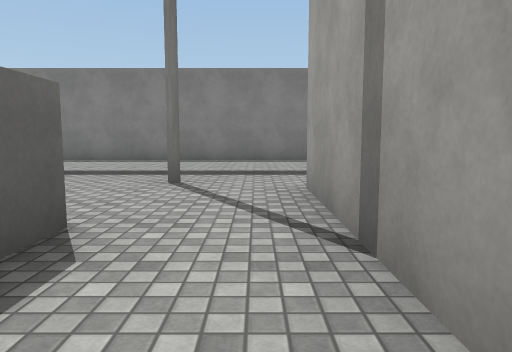
[1] (above)

24 first-person views from a walk through a Unity game level. The camera is 1.2 m above the floor, tilts 6° down and sees 70° across. The floor is counted in squares, 2 m on a side. Each view is taken from the middle of a square. On the plan, view 1 faces up. The plan holds only what a view shows up to about 10 squares ahead; the rest is blank. The place goes on beyond the plan. The player is left out. Door leaves are left out, so doorways stand open. Surface patterns are stand-ins for the level's own textures.

[2]
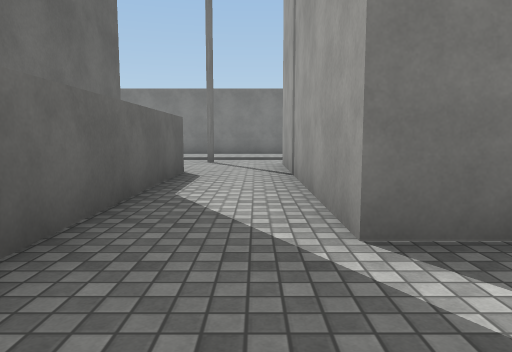

[3]
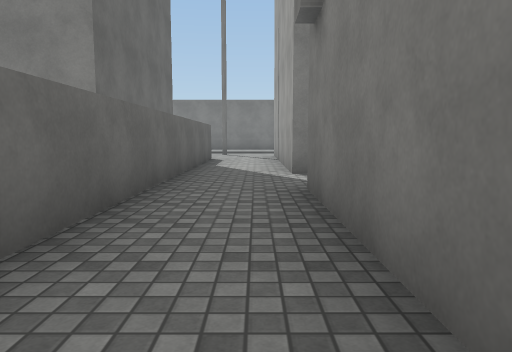

[4]
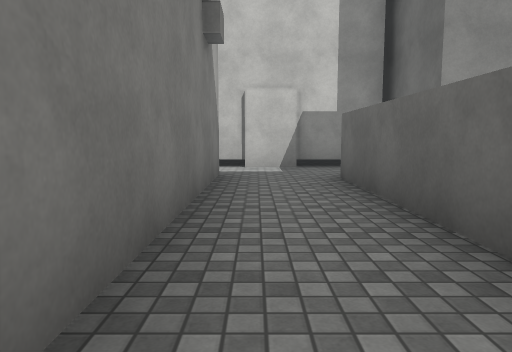

[5]
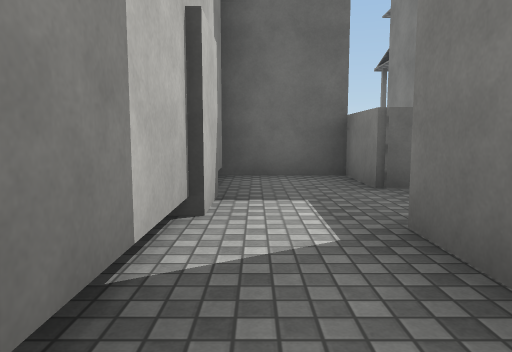

[6]
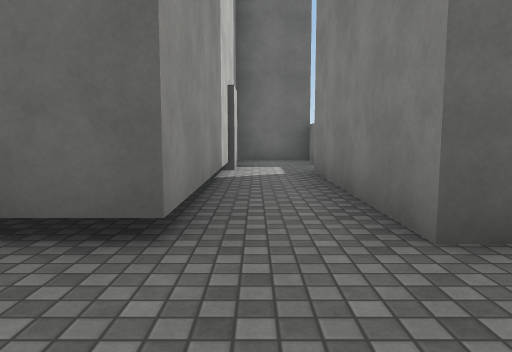

[7]
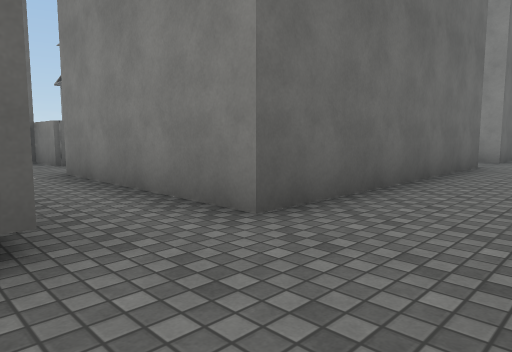

[8]
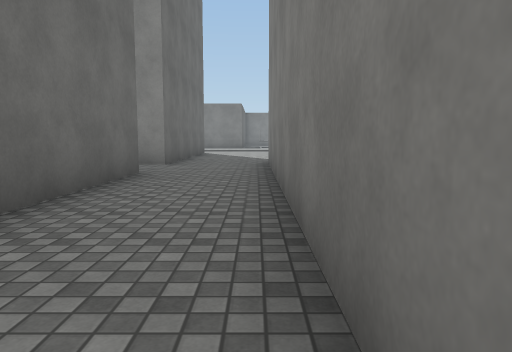

[9]
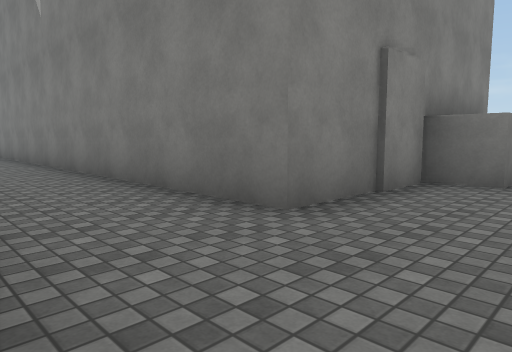

[10]
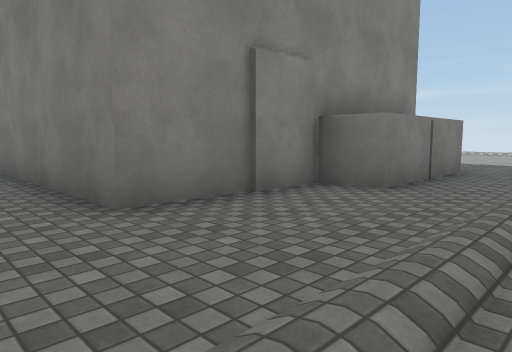

[11]
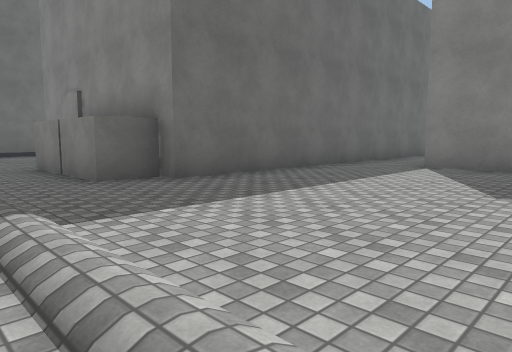

[12]
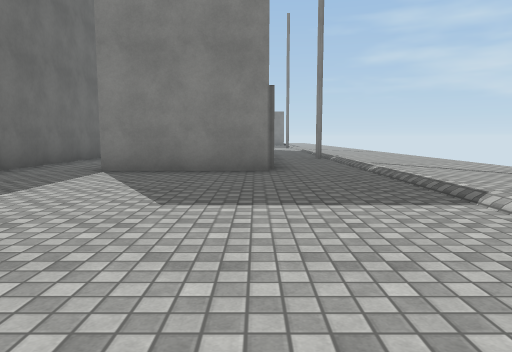

[13]
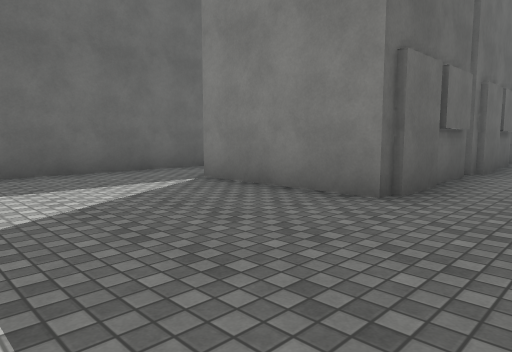

[14]
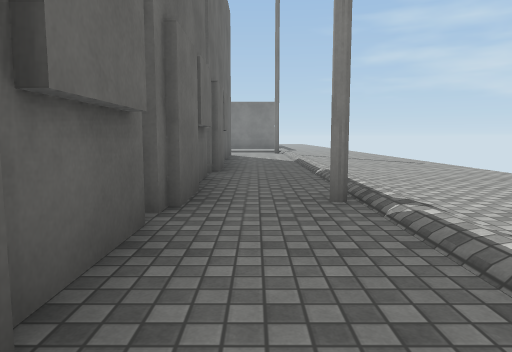

[15]
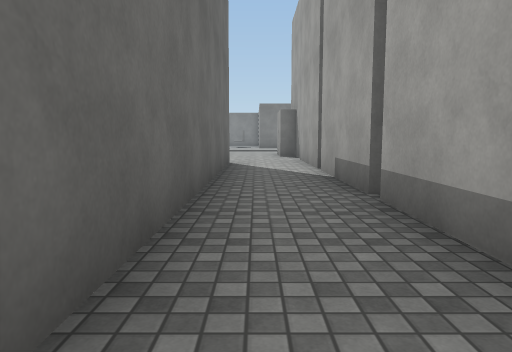

[16]
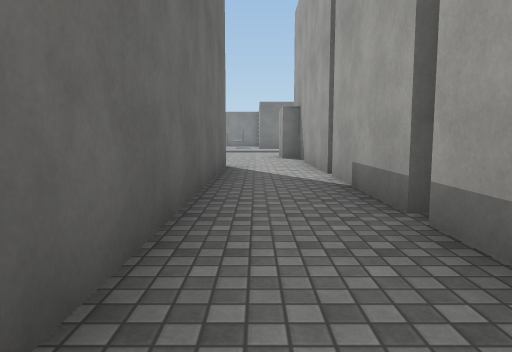

[17]
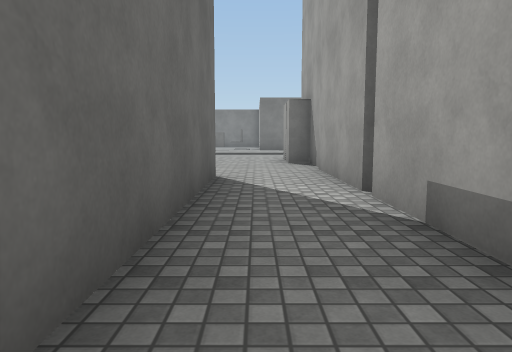

[18]
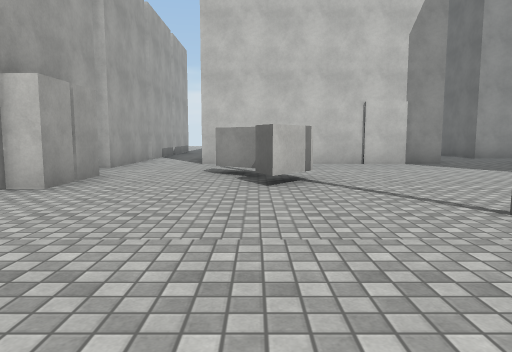

[19]
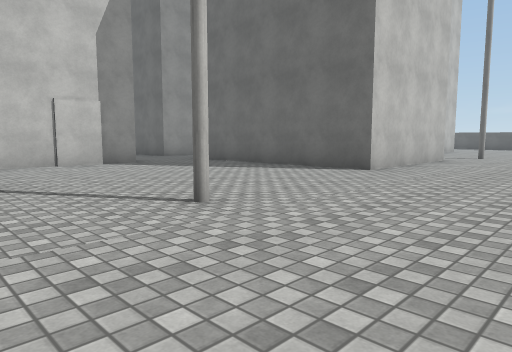

[20]
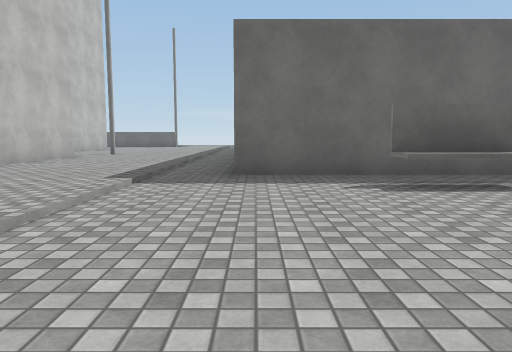

[21]
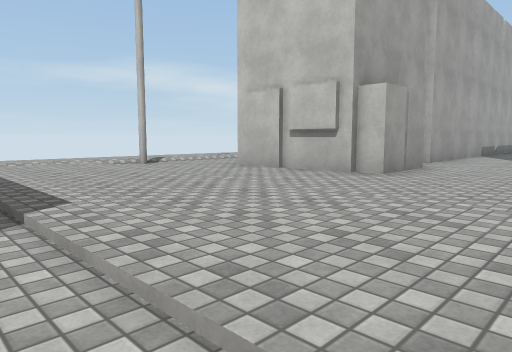

[22]
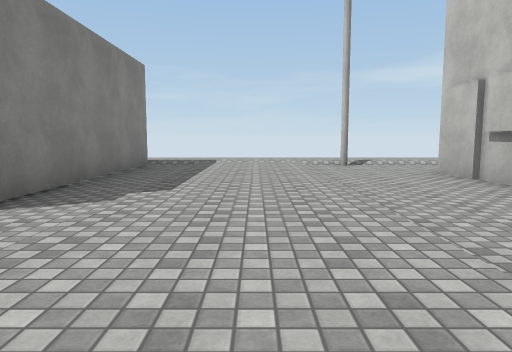

[23]
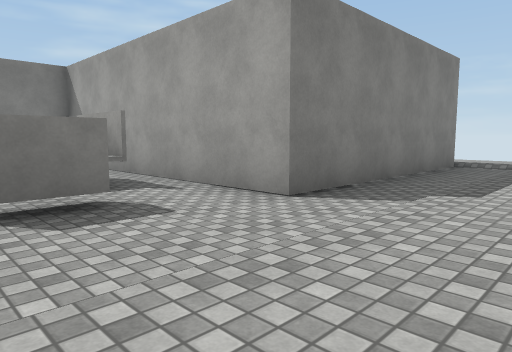

[24]
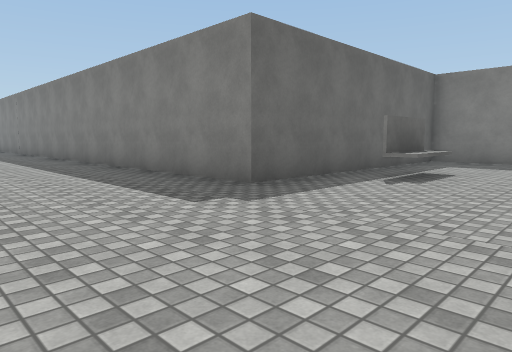

### Floor plan
Key: @ floor where view 1 was taken; # wall or solid block; . main floor; : floor 0.25 m higher than the main floor; / step, stairs or slope; D open door; B block; O other object.
Columns run from 5 left of view 1 to 20 right of it. Each row starts with its distance up from view 1.
 14            #...    .#
 13            #.O.   O.#
 12            #.O..  O.#
 11            #.....B..#
 10 ############........######
  9     ...................../
  8  :::::::::::::::::::::::::
  7  :::::::::::::::::::::::::
  6   ////////////////////////
  5   ..#..........#........./
  4    ...#####............../
  3    ...#   #......B..BB##./
  2     #.#   #.....BB..B  #
  1     #.#   #......BB..###./
  0     #@#   #..........###./
 -1     #.#   #...... ...###./
 -2     #.#####..######..###./
 -3     #..   ...#    #..###./
 -4     #.#   #..#    #..###./
 -5     #.#   #..#    #..###./
 -6     #.#   #..#    #..###./
 -7     #.D   #..#    #..###./
 -8     #.#   #..#    #..###./
 -9     #.#   #..#    #..###./
-10   ###.#####..#    #....../
-11   #..........#    #....../
-12   #########..#    #....../
-13            ..#    #....../
-14            ..###  #....../
-15            ....####......
-16           ..............
-17            ....     ....

Positions as (right, up) in squares from view 1, and headings:
1: (0, 0), facing up
2: (0, -4), facing up
3: (0, -8), facing up
4: (0, -4), facing down
5: (3, -11), facing left
6: (7, -11), facing left
7: (7, -12), facing up-left
8: (7, -10), facing up
9: (5, -16), facing up-right
10: (6, -17), facing up-right
11: (18, -17), facing up-left
12: (18, -16), facing up
13: (20, -13), facing up-left
14: (19, -9), facing up
15: (14, -10), facing up
16: (14, -9), facing up
17: (14, -7), facing up
18: (12, 8), facing down
19: (12, 8), facing down-left
20: (12, 10), facing left
21: (12, 9), facing down-right
22: (11, 7), facing right
23: (11, 7), facing up-right
24: (10, 6), facing up-left
